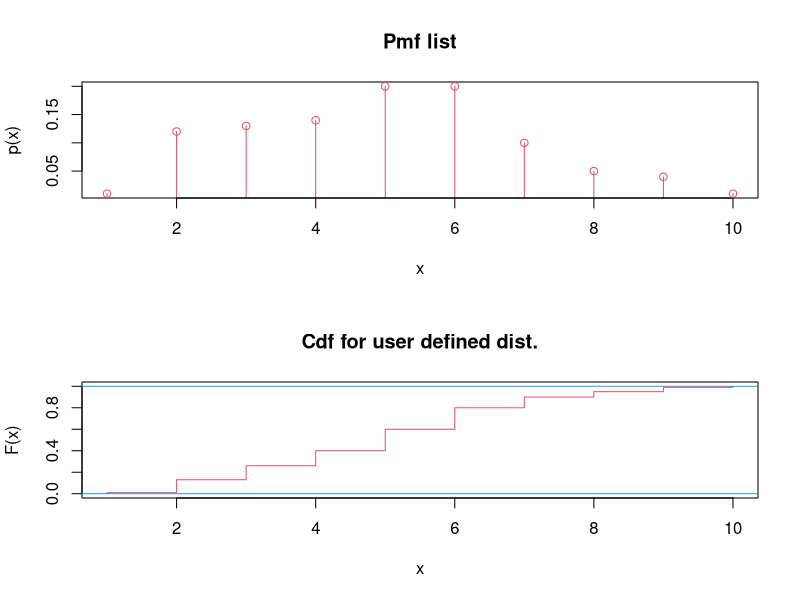
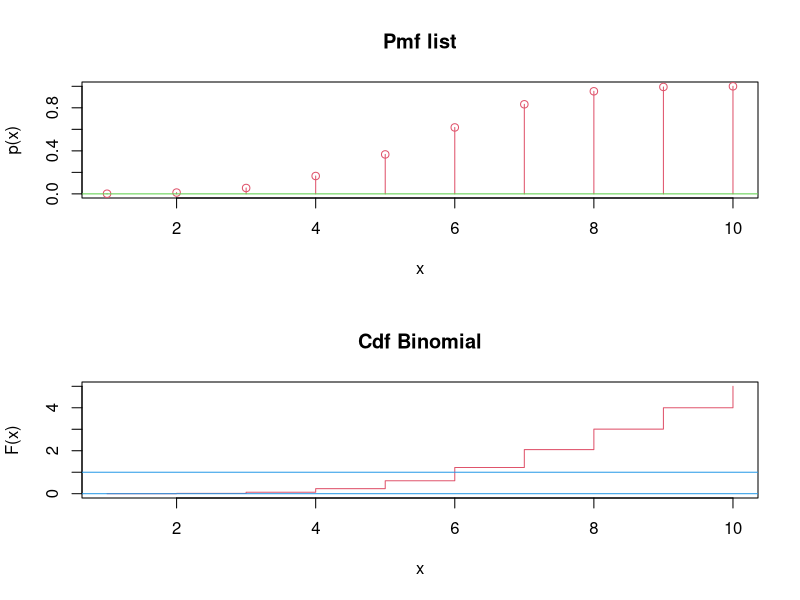
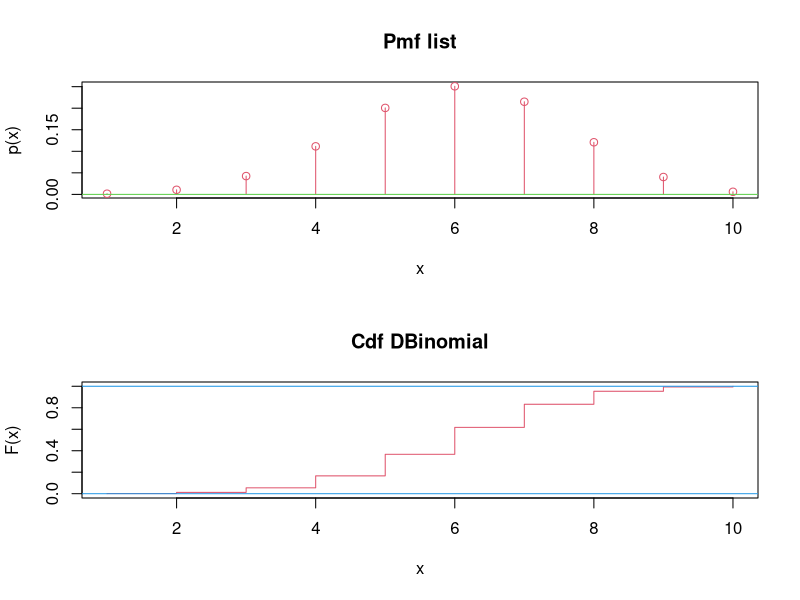
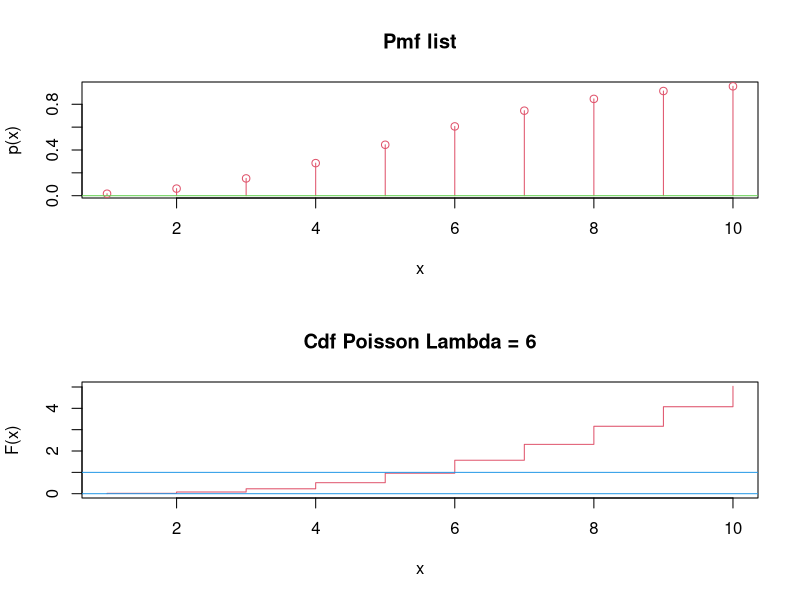
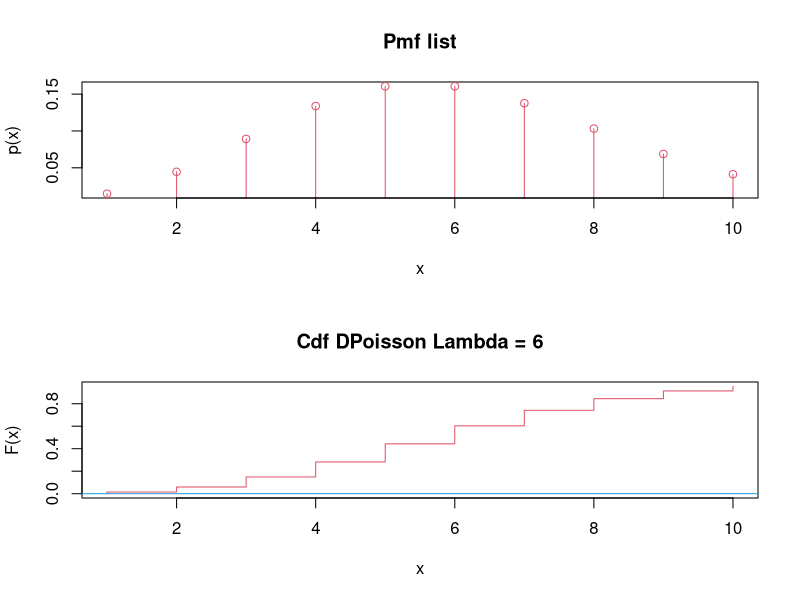

R code for these plots, in order:
# Task 1: Construct a user define probability mass function.

checksum <- function(p){
    #making sure inputs are correct, sum of prob = 1, referenced in trycatch block in pmf function
    p_sum = Reduce('+',p)
    result = p_sum
    if (result != 1){
        return('FALSE')
    } else {
        return(p_sum)
    }
}

XX <- 1:10
PP <- c(.01,.12,.13,.14,.2,.2,.1,.05,.04,.01)
pmf_func <- function(rv, p){
    tryCatch(
        {
        result = Map('*',rv,checksum(p))
        return(result)
        },
        error=function(e) {
            message('Probability not equal to 1')
            
        },
        warning=function(w) {
            message('A Warning Occurred')
            print(w)
            return(NA)
        }
    )
}

print(pmf_func(XX,PP))


# d) The following puts two graphs one on top of the other
require(graphics)
par(mfrow = c(2, 1))

# e) Now plot the pmf you defined above (the specified option “h” means that the plot is vertical lines

plot(XX,PP,type="h",col=2,main="Pmf list",xlab="x",ylab="p(x)")
points(XX,PP,col=2);abline(h=0,col=3)

# # f) Obtain the cumulative probability distribution function (cdf)

QQ <- cumsum(PP)

# # g) Print all these values together
c(XX, PP, QQ)

# # h) Now plot the cdf, the option “s” means that the plot should be a staircase type. The c(0, XX)
# # and c(0, QQ) adds a zero starting point.
plot(c(1,XX),c(0,QQ),type="s", ylab="F(x)",col=2,xlab="x",
main="Cdf for user defined dist.")
abline(h=0:1,col=4)

# Task 2:
# Use the above approach to calculate and plot the pmf and the cdf for the first 11 values (x=0, 1, 2, ...10) of the:

# a) Binomial distribution with n=10 and p=0.6
PP1 <- pbinom(XX, size =10,prob =0.6) # note that n stands for ‘size’
#PMF
plot(XX,PP1,type="h",col=2,main="Pmf list",xlab="x",ylab="p(x)")
points(XX,PP1,col=2);abline(h=0,col=3)

#CDF
QQ1 <- cumsum(PP1)
plot(c(1,XX),c(0,QQ1),type="s", ylab="F(x)",col=2,xlab="x",
main="Cdf Binomial")
abline(h=0:1,col=4)

# dbinom
PP2 <- dbinom(XX, size =10,prob =0.6)
#PMF
plot(XX,PP2,type="h",col=2,main="Pmf list",xlab="x",ylab="p(x)")
points(XX,PP2,col=2);abline(h=0,col=3)

#CDF
QQ2 <- cumsum(PP2)
plot(c(1,XX),c(0,QQ2),type="s", ylab="F(x)",col=2,xlab="x",
main="Cdf DBinomial")
abline(h=0:1,col=4)

# # b) and of the Poisson distribution with lambda=6 (corresponding to n=10 and p=0.6)
PP3 <- ppois(XX, lambda = 6)
#PMF
plot(XX,PP3,type="h",col=2,main="Pmf list",xlab="x",ylab="p(x)")
points(XX,PP3,col=2);abline(h=0,col=3)

#CDF
QQ3 <- cumsum(PP3)
plot(c(1,XX),c(0,QQ3),type="s", ylab="F(x)",col=2,xlab="x",
main="Cdf Poisson Lambda = 6")
abline(h=0:1,col=4)

# dpois
PP4 <- dpois(XX, lambda = 6)
#PMF
plot(XX,PP4,type="h",col=2,main="Pmf list",xlab="x",ylab="p(x)")
points(XX,PP4,col=2);abline(h=0,col=3)
 
#CDF
QQ4 <- cumsum(PP4)
plot(c(1,XX),c(0,QQ4),type="s", ylab="F(x)",col=2,xlab="x",
main="Cdf DPoisson Lambda = 6")
abline(h=0:1,col=4)

